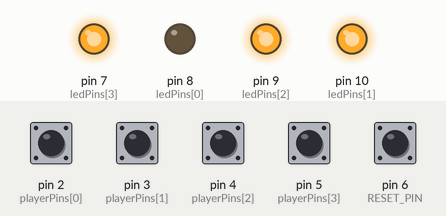
Recording of a sketch running on a simulated Arduino Uno, built with avr-gcc and run on an emulated ATmega328P. On the bench: output pins drawn as LEDs (lit = HIGH). Dashed ring = blinking. Inputs (shaded band) come from the test bench; at power-on: pin 2 (playerPins[0]), pin 3 (playerPins[1]), pin 4 (playerPins[2]), pin 5 (playerPins[3]), pin 6 (RESET_PIN) HIGH. Random numbers use the default seed unless the sketch sets one.

Above: at 1.2 s.
1.3 s: pin 3 (playerPins[1]) pulled LOW for 0.15 s
At 2.0 s:
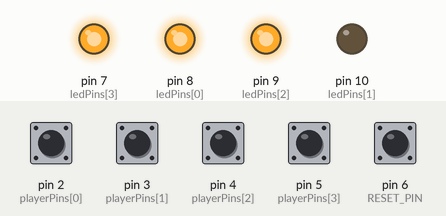
2.9 s: pin 6 (RESET_PIN) pulled LOW for 0.15 s
At 3.8 s:
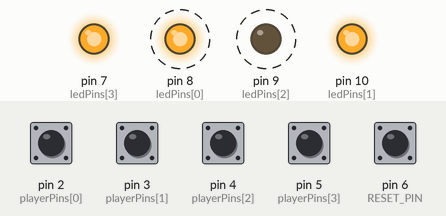
6.0 s: pin 2 (playerPins[0]) pulled LOW for 0.15 s
7.6 s: pin 6 (RESET_PIN) pulled LOW for 1 s
At 8.5 s:
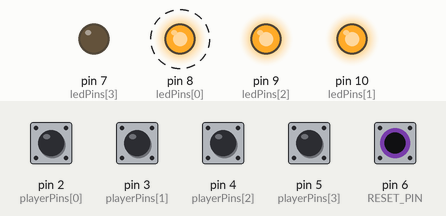
11.6 s: pin 2 (playerPins[0]) driven LOW and pin 6 (RESET_PIN) driven LOW
13.1 s: pin 4 (playerPins[2]) pulled LOW for 0.15 s
At 14.3 s:
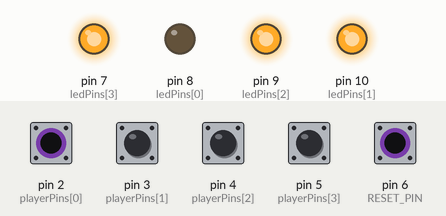
Timing chart, 0 to 15.8 s (numbered marks = the images above; inputs shaded):
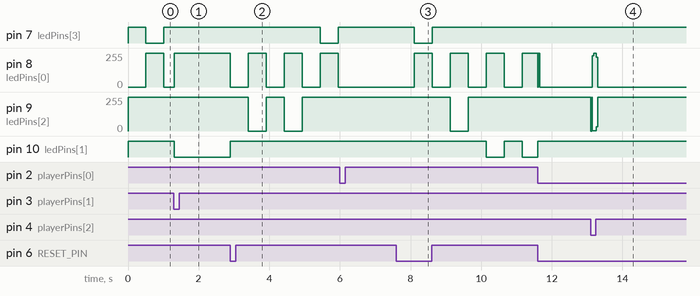

Measured:
- after the input at 1.3 s, pin 10 (ledPins[1]): HIGH → LOW at once
- after the input at 2.9 s, pin 7 (ledPins[3]): HIGH → LOW after 2.5 s, → HIGH 0.51 s later; pin 8 (ledPins[0]): alternates 255/255 for 0.51 s and 0/255 for 0.51 s, starting at once; pin 9 (ledPins[2]): alternates 255/255 for 0.51 s and 0/255 for 0.51 s, 4 changes in all, then stays 255/255, starting after 0.50 s; pin 10 (ledPins[1]): LOW → HIGH at once
- after the input at 6.0 s, every drawn part: stays the same
- after the input at 7.6 s, pin 7 (ledPins[3]): HIGH → LOW after 0.50 s, → HIGH 0.51 s later; pin 8 (ledPins[0]): alternates 255/255 for 0.51 s and 0/255 for 0.51 s, starting after 0.50 s; pin 9 (ledPins[2]): 255/255 → 0/255 after 1.5 s, → 255/255 0.51 s later; pin 10 (ledPins[1]): HIGH → LOW after 2.5 s, → HIGH 0.51 s later, → LOW 0.51 s later
- after the input at 13.1 s, pin 8 (ledPins[0]): 0/255 → 253/255 at once, → 0/255 0.12 s later; pin 9 (ledPins[2]): 255/255 → 1/255 at once, → 255/255 0.16 s later

The sketch:

Buzzer_trivia_con_led.ino
```cpp
#define NUM_PLAYERS 4         // number of players
#define RESET_PIN 6           // pin number for the reset button
#define LIGHT_ON LOW          // pin state that turns on the lights
#define LIGHT_OFF HIGH        // pin state that turns off the lights
#define STATE_ANIMATING 0     // id of animation state
#define STATE_PLAYING 1       // id of playing state
#define ANIMATION_DURATION 50  // how many 10ms intervals will wait before animating to another light

// pins for buttons and lights. make sure that each button matchs its light
int playerPins[NUM_PLAYERS] = { 2,  3,  4,  5 };
int ledPins[NUM_PLAYERS]    = { 8,  10,  9,  7 };

int currentPlayer = -1;       // the player that is currently selected
int state = STATE_ANIMATING;  // the initial state for the state machine
int animationCounter = ANIMATION_DURATION;  // counter for each animation
int animationPlayer = 0;                    // what player is turn on during animation

void setup() {
  randomSeed(analogRead(0));  // initialize random generator

  // Initialize the buttons
  for (int i = 0; i < NUM_PLAYERS; i++) {
    pinMode(playerPins[i], INPUT_PULLUP);
  }
  pinMode(RESET_PIN, INPUT_PULLUP);

  // Initialize the lights and turn them all off
  for (int i = 0; i < NUM_PLAYERS; i++) {
    pinMode(ledPins[i], OUTPUT);
    digitalWrite(ledPins[i], LIGHT_OFF);
  }

  goToAnimationState();
}

void loop() {
  switch (state) {
    case STATE_ANIMATING: {
      doAnimation();
      break;
    }

    case STATE_PLAYING: {
      doPlay();
      break;
    }
  }
}

// state transitions

void goToAnimationState() {

  // Reset the game
  currentPlayer = -1;
  state = STATE_ANIMATING;

  // Turn off all LEDs
  for (int i = 0; i < NUM_PLAYERS; i++) {
    digitalWrite(ledPins[i], LIGHT_OFF);
  }

  animationCounter = ANIMATION_DURATION;
  animationPlayer = 0;
  digitalWrite(ledPins[animationPlayer], LIGHT_ON);
}

void goToPlayingState(int player) {

  currentPlayer = player;

  for (int j = 0; j < NUM_PLAYERS; j++) {
    if (j == player) {
      digitalWrite(ledPins[player], LIGHT_ON);
    } else {
      pinMode(playerPins[j], INPUT_PULLUP); // Disable other player buttons
      digitalWrite(ledPins[j], LIGHT_OFF); // Turn off other LEDs
    }
  }

  state = STATE_PLAYING;
}

// states

void doAnimation() {
  // Check the player buttons
  for (int i = 0; i < NUM_PLAYERS; i++) {
    if (digitalRead(playerPins[i]) == LOW) {
      goToPlayingState(i);
    }
  }

  if (animationCounter > 0) {
    animationCounter--;
  } else {

    digitalWrite(ledPins[animationPlayer], LIGHT_OFF);

    int randomPlayer = 0;
    while (randomPlayer == animationPlayer) {
      randomPlayer = random(4);
    }
    animationPlayer = randomPlayer;

    digitalWrite(ledPins[animationPlayer], LIGHT_ON);
    animationCounter = ANIMATION_DURATION;
  }
  delay(10);
}

void doPlay() {
  // Check the reset button
  if (digitalRead(RESET_PIN) == LOW) {
    goToAnimationState();
  }
}
```
